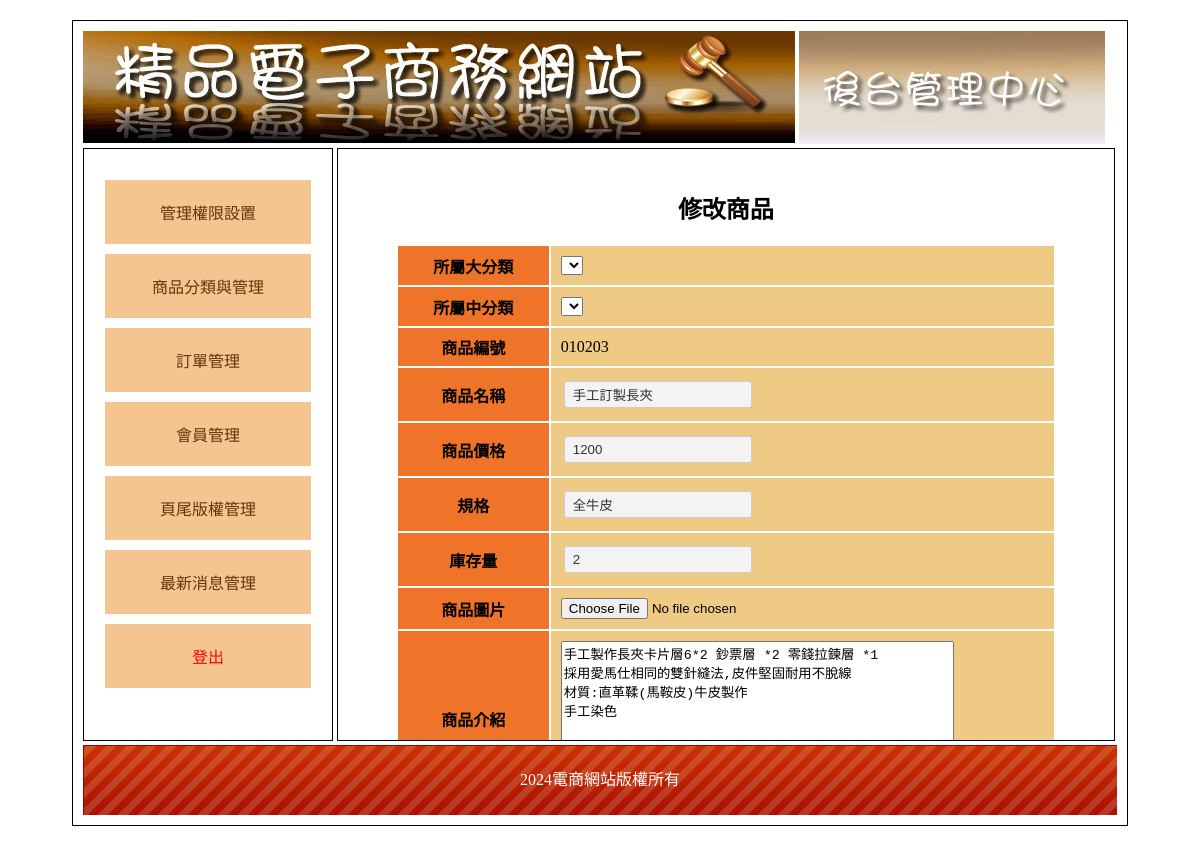
The app's page /back.php?do=edit_goods&id=1 with its own data.
### tables this page shows
CREATE TABLE `goods` (
  `id` int(10) UNSIGNED NOT NULL,
  `no` text NOT NULL,
  `name` text NOT NULL,
  `price` int(10) NOT NULL,
  `spec` text NOT NULL,
  `stock` int(10) NOT NULL,
  `img` text NOT NULL,
  `intro` text NOT NULL,
  `big` int(10) NOT NULL,
  `mid` int(10) NOT NULL,
  `sh` int(1) NOT NULL
);

CREATE TABLE `bottom` (
  `id` int(10) UNSIGNED NOT NULL,
  `bottom` text NOT NULL
);

### api/db.php (called while the page is built, shortened)
<?php
class DB{
    protected $dsn = "mysql:host=localhost;charset=utf8;dbname=db03";
    protected $pdo;
    protected $table;
    public function __construct($table)
    {
        $this->table=$table;
        $this->pdo=new PDO($this->dsn,'root','');
    }
    function find($id)
    {
        $sql = "select * from `$this->table` ";
        if (is_array($id)) {
            $tmp = $this->a2s($id);
            $sql .= " where " . join(" && ", $tmp);
        } else if (is_numeric($id)) {
            $sql .= " where `id`='$id'";
        }
        $row = $this->pdo->query($sql)->fetch(PDO::FETCH_ASSOC);
        return $row;
    }
}
$Bottom=new DB('bottom');
$Goods=new DB('goods');
?>

### back/edit_goods.php (the view, shortened to what this page needs)
<h2 class="ct">修改商品</h2>
<?php
$goods=$Goods->find($_GET['id']);
?>
<form action="./api/save_goods.php" method="post" enctype="multipart/form-data">
    <table class="all">
        <tr>
            <th class="tt ct">所屬大分類</th>
            <td class="pp">
               <select name="big" id="big"></select>
            </td>
        </tr>
        <tr>
            <th class="tt ct">所屬中分類</th>
            <td class="pp">
                <select name="mid" id="mid"></select>
            </td>
        </tr>
        <tr>
            <th class="tt ct">商品編號</th>
            <td class="pp"><?=$goods['no'];?></td>
        </tr>
        <tr>
            <th class="tt ct">商品名稱</th>
            <td class="pp"><input type="text" name="name" value="<?=$goods['name'];?>"></td>
        </tr>
        <tr>
            <th class="tt ct">商品價格</th>
            <td class="pp"><input type="text" name="price" value="<?=$goods['price'];?>"></td>
        </tr>
        <tr>
            <th class="tt ct">規格</th>
            <td class="pp"><input type="text" name="spec" value="<?=$goods['spec'];?>"></td>
        </tr>
        <tr>
            <th class="tt ct">庫存量</th>
            <td class="pp"><input type="text" name="stock" value="<?=$goods['stock'];?>"></td>
        </tr>
        <tr>
            <th class="tt ct">商品圖片</th>
            <td class="pp"><input type="file" name="img" value=""></td>
        </tr>
        <tr>
            <th class="tt ct">商品介紹</th>
            <td class="pp"><textarea name="intro" style="width:80%;height:150px;"><?=$goods['intro'];?></textarea></td>
        </tr>
    </table>
</form>

### back.php (shortened to what this page needs)
<?php include_once './api/db.php'; ?>
<!DOCTYPE html PUBLIC "-//W3C//DTD XHTML 1.0 Transitional//EN" "http://www.w3.org/TR/xhtml1/DTD/xhtml1-transitional.dtd">
<html xmlns="http://www.w3.org/1999/xhtml">
<head>
	<link href="./css/css.css" rel="stylesheet" type="text/css">
</head>
<body>
	<div id="main">
		<div id="top">
			<a href="index.php">
				<img src="./icon/0416.jpg">
			</a>
			<img src="./icon/0417.jpg">
		</div>
		<div id="left" class="ct">
			<div style="min-height:400px;">
				<a href="?do=admin">管理權限設置</a>
				<a href="?do=th">商品分類與管理</a>
				<a href="?do=order">訂單管理</a>
				<a href="?do=mem">會員管理</a>
				<a href="?do=bot">頁尾版權管理</a>
				<a href="?do=news">最新消息管理</a>
				<a href="./api/logout.php" style="color:#f00;">登出</a>
			</div>
		</div>
		<div id="right">
			<?php
                $do=$_GET['do']??'admin';
                $file="./back/{$do}.php";
                if(file_exists($file)){
                    include $file;
                }else{
                    include "./back/admin.php";
                }
            ?>
		</div>
		<div id="bottom" style="line-height:70px; color:#FFF; background:url(icon/bot.png);" class="ct">
		<?=$Bottom->find(1)['bottom'];?></div>
	</div>
</body>
</html>

### css/css.css (style rules this page uses)
body { font-family:"微軟正黑體"; }
#main { width:1034px; padding:10px; margin:20px auto 20px auto; border:#000 solid 1px; min-height:768px; }
#top a { color:#CE631C; text-decoration:none; }
#left { display:inline-block; width:20%; padding:2%; min-height:550px; vertical-align:top; border:#000 1px solid; }
#left a { display:block; padding:20px 5px 20px 5px; text-decoration:none; background:#F4C591; margin:10px auto 10px auto; color:#65350A; }
.ct { text-align:center; }
#right { display:inline-block; width:71%; padding:2%; height:550px; overflow: auto; border:#000 1px solid; }
#bottom { height:70px; background:url(../icon/bot.png); background-size:cover; }
.all { width:90%; margin:10px auto 10px auto; }
.all td { min-width:50px; padding:10px; }
.tt { background:#EF7429; }
.pp { background:#EFCA85; }
input[type=text],input[type=password],input[type=submit],button,.button,input[type=reset],input[type=button],select，textarea,input[type=number] { background:#F3F3F3; border:#CCC 1px solid; border-radius:3px; padding:5px 8px 5px 8px; text-decoration:none; margin:3px; color:#333; }
input[type=text],input[type=password] { width:170px; }

### records on screen
goods: no "010203", name "手工訂製長夾", price "1200", spec "全牛皮", stock "2", intro "手工製作長夾卡片層6*2 鈔票層 *2 零錢拉鍊層 *1 採用愛馬仕相同的雙針縫法,皮件堅固耐用不脫線 材質:直革鞣(馬鞍皮)牛皮製作 手工染色"
bottom: bottom "2024電商網站版權所有"
